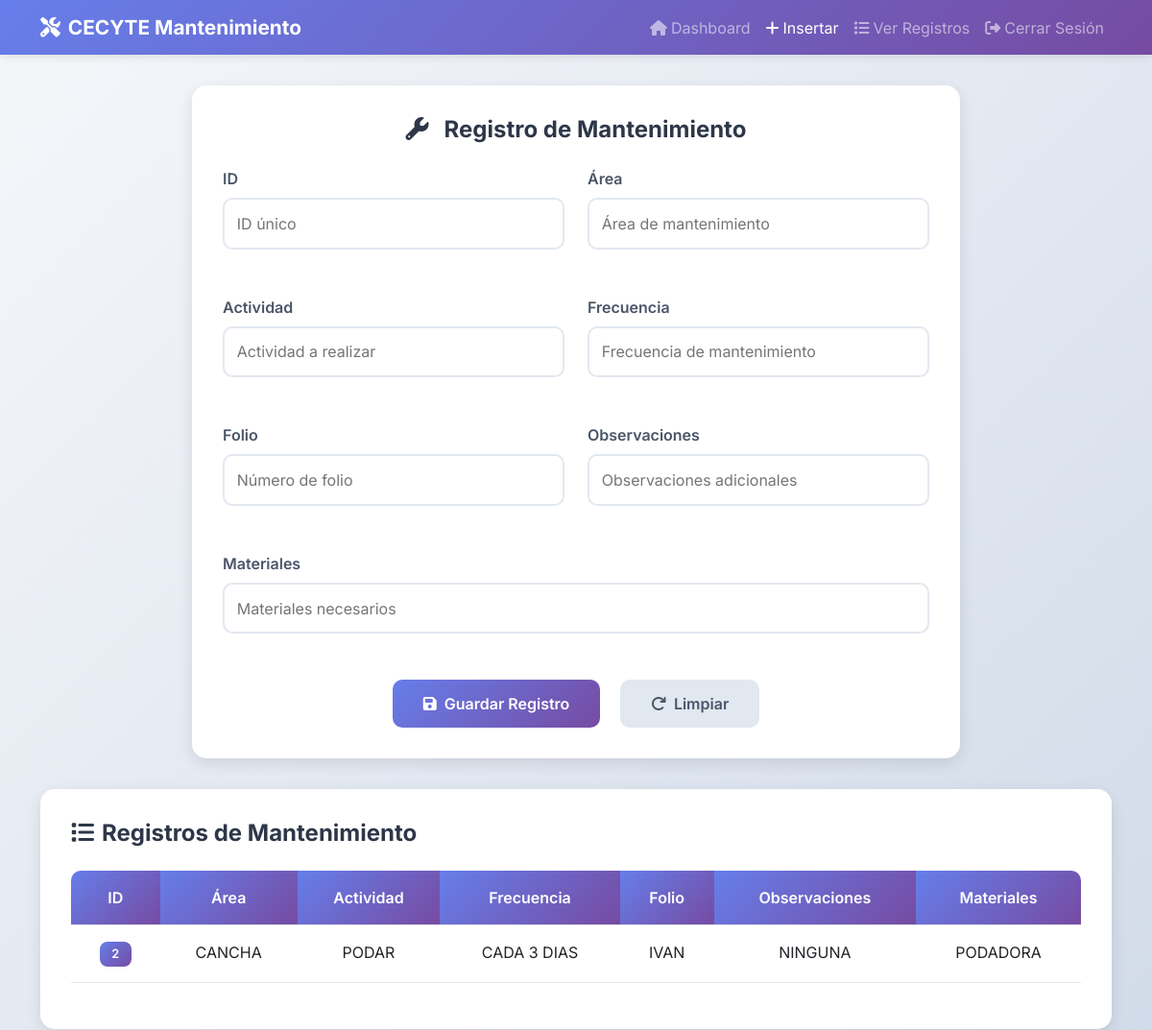
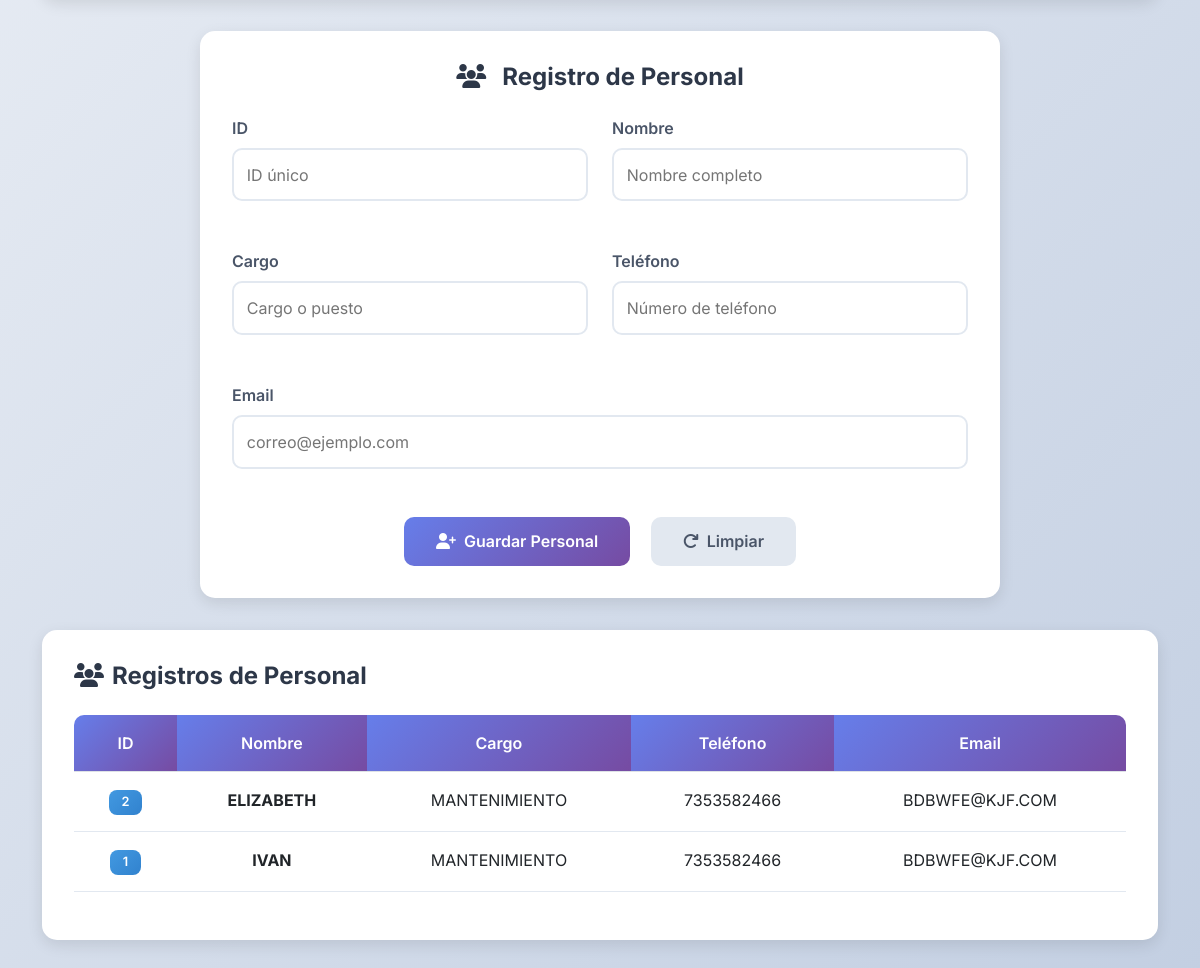
/insertar.php (signed in), run on the app's committed database (2 pictures, top to bottom).
### tables this page shows
CREATE TABLE `mantenimiento` (
  `id` int(10) NOT NULL,
  `areaa` varchar(45) NOT NULL,
  `actividad` varchar(45) NOT NULL,
  `frecuencia` varchar(45) NOT NULL,
  `folio` varchar(45) NOT NULL,
  `observaciones` varchar(45) NOT NULL,
  `material` varchar(45) NOT NULL
);

CREATE TABLE `personal` (
  `id` int(10) NOT NULL,
  `nombre` varchar(45) NOT NULL,
  `cargo` varchar(45) NOT NULL,
  `telefono` varchar(45) NOT NULL,
  `email` varchar(45) NOT NULL
);

### insertar.php (the view, shortened to what this page needs)
<!DOCTYPE html>
<html lang="es">
<head>
    <link href="https://cdnjs.cloudflare.com/ajax/libs/bootstrap/5.3.0/css/bootstrap.min.css" rel="stylesheet">
    <link href="https://cdnjs.cloudflare.com/ajax/libs/font-awesome/6.4.0/css/all.min.css" rel="stylesheet">
    <link href="assets/css/simple-style.css" rel="stylesheet">
</head>
<body class="dashboard-container">
    <?php
    try {
        $db = new Database();
        $conexion = $db->getConnection();
    } catch (Exception $e) {
        $mensaje_mantto = "Error del sistema: " . $e->getMessage();
        $tipo_mensaje_mantto = 'error';
    }
    ?>
    <nav class="navbar navbar-expand-lg navbar-dark" style="background: linear-gradient(135deg, #667eea, #764ba2);">
        <div class="container">
            <a class="navbar-brand" href="inicio.php">
                <i class="fas fa-tools me-2"></i>CECYTE Mantenimiento
            </a>
            <div class="collapse navbar-collapse" id="navbarNav">
                <ul class="navbar-nav ms-auto">
                    <li class="nav-item">
                        <a class="nav-link" href="inicio.php"><i class="fas fa-home me-1"></i>Dashboard</a>
                    </li>
                    <li class="nav-item">
                        <a class="nav-link active" href="insertar.php"><i class="fas fa-plus me-1"></i>Insertar</a>
                    </li>
                    <li class="nav-item">
                        <a class="nav-link" href="select.php"><i class="fas fa-list me-1"></i>Ver Registros</a>
                    </li>
                    <li class="nav-item">
                        <a class="nav-link" href="cerrar.php"><i class="fas fa-sign-out-alt me-1"></i>Cerrar Sesión</a>
                    </li>
                </ul>
            </div>
        </div>
    </nav>
    <div class="container mt-4">
        <div class="form-container fade-in">
            <h2 class="form-title">
                <i class="fas fa-wrench me-3"></i>Registro de Mantenimiento
            </h2>
            <form action="insertar.php" method="post">
                <div class="form-grid">
                    <div class="form-group">
                        <label for="id_mantto" class="form-label">ID</label>
                        <input type="number" name="ID" id="id_mantto" class="form-input" placeholder="ID único" required>
                    </div>
                    <div class="form-group">
                        <label for="area" class="form-label">Área</label>
                        <input type="text" name="AREA" id="area" class="form-input" placeholder="Área de mantenimiento" required>
                    </div>
                    <div class="form-group">
                        <label for="actividad" class="form-label">Actividad</label>
                        <input type="text" name="ACTIVIDAD" id="actividad" class="form-input" placeholder="Actividad a realizar" required>
                    </div>
                    <div class="form-group">
                        <label for="frecuencia" class="form-label">Frecuencia</label>
                        <input type="text" name="FRECUENCIA" id="frecuencia" class="form-input" placeholder="Frecuencia de mantenimiento" required>
                    </div>
                    <div class="form-group">
                        <label for="folio" class="form-label">Folio</label>
                        <input type="text" name="FOLIO" id="folio" class="form-input" placeholder="Número de folio">
                    </div>
                    <div class="form-group">
                        <label for="observaciones" class="form-label">Observaciones</label>
                        <input type="text" name="OBSERVACIONES" id="observaciones" class="form-input" placeholder="Observaciones adicionales">
                    </div>
                    <div class="form-group" style="grid-column: 1 / -1;">
                        <label for="material" class="form-label">Materiales</label>
                        <input type="text" name="MATERIAL" id="material" class="form-input" placeholder="Materiales necesarios">
                    </div>
                </div>
                <div class="text-center">
                    <button type="submit" name="insert_mantto" class="btn-primary me-3">
                        <i class="fas fa-save me-2"></i>Guardar Registro
                    </button>
                    <button type="reset" class="btn-secondary">
                        <i class="fas fa-redo me-2"></i>Limpiar
                    </button>
                </div>
            </form>
        </div>
        <div class="table-container fade-in">
            <div class="table-header">
                <h3 class="table-title">
                    <i class="fas fa-list me-2"></i>Registros de Mantenimiento
                </h3>
            </div>
            <div class="table-responsive">
                <table class="table">
                    <thead>
                        <tr>
                            <th>ID</th>
                            <th>Área</th>
                            <th>Actividad</th>
                            <th>Frecuencia</th>
                            <th>Folio</th>
                            <th>Observaciones</th>
                            <th>Materiales</th>
                        </tr>
                    </thead>
                    <tbody>
                        <?php
                        try {
                            $resultado = $conexion->query("SELECT * FROM mantenimiento ORDER BY id DESC");
                            while ($row = $resultado->fetch_assoc()) {
                                echo "<tr>
                                        <td><span class='badge bg-primary'>{$row['id']}</span></td>
                                        <td>{$row['areaa']}</td>
                                        <td>{$row['actividad']}</td>
                                        <td>{$row['frecuencia']}</td>
                                        <td>{$row['folio']}</td>
                                        <td>{$row['observaciones']}</td>
                                        <td>{$row['material']}</td>
                                      </tr>";
                            }
                        } catch (Exception $e) {
                            echo "<tr><td colspan='7' class='text-center text-muted'>Error al cargar datos</td></tr>";
                        }
                        ?>
                    </tbody>
                </table>
            </div>
        </div>
        <div class="form-container fade-in">
            <h2 class="form-title">
                <i class="fas fa-users me-3"></i>Registro de Personal
            </h2>
            <form action="insertar.php" method="post">
                <div class="form-grid">
                    <div class="form-group">
                        <label for="id_personal" class="form-label">ID</label>
                        <input type="number" name="ID" id="id_personal" class="form-input" placeholder="ID único" required>
                    </div>
                    <div class="form-group">
                        <label for="nombre" class="form-label">Nombre</label>
                        <input type="text" name="NOMBRE" id="nombre" class="form-input" placeholder="Nombre completo" required>
                    </div>
                    <div class="form-group">
                        <label for="cargo" class="form-label">Cargo</label>
                        <input type="text" name="CARGO" id="cargo" class="form-input" placeholder="Cargo o puesto" required>
                    </div>
                    <div class="form-group">
                        <label for="telefono" class="form-label">Teléfono</label>
                        <input type="tel" name="TELEFONO" id="telefono" class="form-input" placeholder="Número de teléfono">
                    </div>
                    <div class="form-group" style="grid-column: 1 / -1;">
                        <label for="email" class="form-label">Email</label>
                        <input type="email" name="EMAIL" id="email" class="form-input" placeholder="correo@ejemplo.com">
                    </div>
                </div>
                <div class="text-center">
                    <button type="submit" name="insert_personal" class="btn-primary me-3">
                        <i class="fas fa-user-plus me-2"></i>Guardar Personal
                    </button>
                    <button type="reset" class="btn-secondary">
                        <i class="fas fa-redo me-2"></i>Limpiar
                    </button>
                </div>
            </form>
        </div>
        <div class="table-container fade-in">
            <div class="table-header">
                <h3 class="table-title">
                    <i class="fas fa-users me-2"></i>Registros de Personal
                </h3>
            </div>
            <div class="table-responsive">
                <table class="table">
                    <thead>
                        <tr>
                            <th>ID</th>
                            <th>Nombre</th>
                            <th>Cargo</th>
                            <th>Teléfono</th>
                            <th>Email</th>
                        </tr>
                    </thead>
                    <tbody>
                        <?php
                        try {
                            $resultado = $conexion->query("SELECT * FROM personal ORDER BY id DESC");
                            while ($row = $resultado->fetch_assoc()) {
                                echo "<tr>
                                        <td><span class='badge bg-info'>{$row['id']}</span></td>
                                        <td><strong>{$row['nombre']}</strong></td>
                                        <td>{$row['cargo']}</td>
                                        <td>{$row['telefono']}</td>
                                        <td>{$row['email']}</td>
                                      </tr>";
                            }
                        } catch (Exception $e) {
                            echo "<tr><td colspan='5' class='text-center text-muted'>Error al cargar datos</td></tr>";
                        }
                        ?>
                    </tbody>
                </table>
            </div>
        </div>
    </div>
</body>
</html>

### assets/css/simple-style.css (style rules this page uses)
* { margin: 0; padding: 0; box-sizing: border-box; }
body { font-family: 'Inter', Arial, sans-serif; background: linear-gradient(135deg, #667eea 0%, #764ba2 100%); min-height: 100vh; margin: 0; padding: 0; }
.form-group { margin-bottom: 1.5rem; }
.form-label { display: block; font-weight: 600; color: #4a5568; margin-bottom: 0.5rem; }
.form-input { width: 100%; padding: 0.8rem; border: 2px solid #e2e8f0; border-radius: 10px; font-size: 1rem; transition: border-color 0.3s ease; }
.dashboard-container { background: linear-gradient(135deg, #f5f7fa 0%, #c3cfe2 100%); min-height: 100vh; }
.navbar { box-shadow: 0 2px 10px rgba(0, 0, 0, 0.1); }
.navbar-brand { font-weight: 700; font-size: 1.3rem; }
.table-container { background: white; border-radius: 15px; padding: 2rem; margin: 2rem auto; max-width: 1200px; box-shadow: 0 5px 15px rgba(0, 0, 0, 0.1); }
.table-title { font-size: 1.5rem; font-weight: 700; color: #2d3748; margin-bottom: 1.5rem; }
.table { width: 100%; border-collapse: collapse; }
.table th { background: linear-gradient(135deg, #667eea, #764ba2); color: white; padding: 1rem; text-align: center; font-weight: 600; }
.table th:first-child { border-radius: 10px 0 0 0; }
.table th:last-child { border-radius: 0 10px 0 0; }
.table td { padding: 1rem; border-bottom: 1px solid #e2e8f0; text-align: center; }
.form-container { background: white; border-radius: 15px; padding: 2rem; margin: 2rem auto; max-width: 800px; box-shadow: 0 5px 15px rgba(0, 0, 0, 0.1); }
.form-title { font-size: 1.5rem; font-weight: 700; color: #2d3748; margin-bottom: 1.5rem; text-align: center; }
.form-grid { display: grid; grid-template-columns: repeat(auto-fit, minmax(250px, 1fr)); gap: 1.5rem; margin-bottom: 1.5rem; }
.btn-primary { background: linear-gradient(135deg, #667eea, #764ba2); color: white; border: none; padding: 0.8rem 2rem; border-radius: 10px; font-weight: 600; cursor: pointer; transition: transform 0.2s ease; }
.btn-secondary { background: #e2e8f0; color: #4a5568; border: none; padding: 0.8rem 2rem; border-radius: 10px; font-weight: 600; cursor: pointer; transition: background 0.2s ease; }
.badge { padding: 0.4rem 0.8rem; border-radius: 8px; font-weight: 600; font-size: 0.8rem; display: inline-block; }
.bg-primary { background: linear-gradient(135deg, #667eea, #764ba2); color: white; }
.bg-info { background: linear-gradient(135deg, #4299e1, #3182ce); color: white; }
.text-center { text-align: center; }
.me-2 { margin-right: 0.5rem; }
.me-3 { margin-right: 1rem; }
.mt-4 { margin-top: 1.5rem; }
.fade-in { opacity: 1; }

### data on the page
mantenimiento: id "2", areaa "CANCHA", actividad "PODAR", frecuencia "CADA 3 DIAS", folio "IVAN", observaciones "NINGUNA", material "PODADORA"
personal: id "2", nombre "ELIZABETH", cargo "MANTENIMIENTO", telefono "7353582466", email "BDBWFE@KJF.COM"
personal: id "1", nombre "IVAN", cargo "MANTENIMIENTO", telefono "7353582466", email "BDBWFE@KJF.COM"
